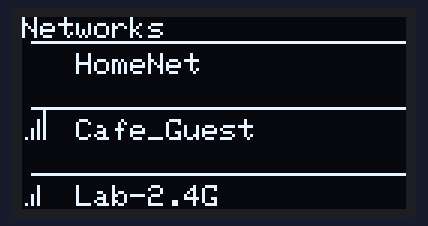
The sketch below on a simulated ESP8266 (NodeMCU). Parts: 128×64 one-colour display. A WiFi scan finds three made-up networks; what the sketch prints to the serial monitor is not drawn.

Above: at 2.1 s.

The sketch:

connecting_to_wifi_source.ino
```cpp
#include <ESP8266WiFi.h>
#include <Wire.h>
#include <Adafruit_GFX.h>
#include <Adafruit_SSD1306.h>
#include <time.h>

#define SCREEN_WIDTH 128
#define SCREEN_HEIGHT 64
#define HYPOTNUSE 143
#define delta 5
#define OLED_RESET      LED_BUILTIN
Adafruit_SSD1306 display(SCREEN_WIDTH, SCREEN_HEIGHT, &Wire, OLED_RESET);

#define height 22
void setup() {
  display.begin(SSD1306_SWITCHCAPVCC, 0x3C);
  display.clearDisplay();
  display.display();
  Serial.begin(115200);
  display.setTextColor(1);
  display.setTextSize(0);
  /*
    Serial.println("Connecting to ");
    Serial.println(ssid);
    WiFi.begin(ssid,password);

    while(WiFi.status() != WL_CONNECTED)  {
      delay(500);
      Serial.print(".");
    }
    Serial.println("");
    Serial.println("Wifi connected");
    Serial.println("IP address: ");
    Serial.println(WiFi.localIP());
  */

}

void loop() {
  // put your main code here, to run repeatedly:
   display.clearDisplay();
    scanWifi();
    delay(5000);
  /*
    Serial.println("Wifi scan started");

    // WiFi.scanNetworks will return the number of networks found
    int n = WiFi.scanNetworks();
    Serial.println("Wifi scan ended");
    if (n == 0) {
     Serial.println("no networks found");
    } else {
     Serial.print(n);
     Serial.println(" networks found");
     for (int i = 0; i < n; ++i) {
       // Print SSID and RSSI for each network found
       Serial.print(i + 1);
       Serial.print(") ");
       Serial.print(WiFi.SSID(i));// SSID
      Serial.print(" ");
      int sigStrength = 4 * (WiFi.RSSI(i) + 100)/50 + 1;
       Serial.print(WiFi.RSSI(i));//Signal strength in dBm
       Serial.print(" ");
       Serial.print(sigStrength);
       Serial.print("dBm (");

       if(WiFi.encryptionType(i) == ENC_TYPE_NONE)
       {
           Serial.println(" <<***OPEN***>>");
       }else{
           Serial.println();
       }

       delay(10);
     }
    }
    Serial.println("");

    // Wait a bit before scanning again
    delay(5000);
    WiFi.scanDelete();  */
}
//int numwifis=0;
//#define ypos 1
void scanWifi() {
  //int8_t f, ssids[numwifis][3];
  Serial.print("Scan start ... ");
  int n = WiFi.scanNetworks();
  Serial.print(n);
  Serial.println(" network(s) found");

  for (int f = 0; f < n; f++)
  {
    display.setCursor(0, 0);
    display.println("Networks");
    int quality = 3 * (WiFi.RSSI(f) + 100)/50 + 1;
    for (int k = 0; k < quality; k++) {
      display.drawLine(1 + k * 2, 18 + f * height + height, 1 + k * 2, 18 + f * height + height - k * 3, 1);
    }
    // ssids[f][ypos] = 14+ f * height;
    display.setCursor(18, 12 + f * height);
    display.print(WiFi.SSID(f));
    display.drawLine(3, 8 + f * height, SCREEN_WIDTH, 8 + f * height, 1);
  }
  display.display();

}

/*

display.setCursor(0, 0);
display.println("Networks");
int quality = 3 / 50 * (WiFi.RSSI(f) + 100) + 1;
for (int k = 0; k < quality; k++) {
  display.drawLine(1 + k * 2, 18 + f * height + height, 1 + k * 2, 18 + f * height + height - k * 3, 1);
}
// ssids[f][ypos] = 14+ f * height;
display.setCursor(18, 12 + f * height);
display.print(WiFi.SSID(f));
display.drawLine(3, 8 + f * height, SCREEN_WIDTH, 8 + f * height, 1);
}
display.display();
}
*/

/*
  #include "ESP8266WiFi.h"

  void setup()
  {
  Serial.begin(115200);
  Serial.println();

  WiFi.mode(WIFI_STA);
  WiFi.disconnect();
  delay(100);
  }

  void loop()
  {
  Serial.print("Scan start ... ");
  int n = WiFi.scanNetworks();
  Serial.print(n);
  Serial.println(" network(s) found");
  for (int i = 0; i < n; i++)
  {
    Serial.println(WiFi.SSID(i));
  }
  Serial.println();

  delay(5000);
  }
*/
```
